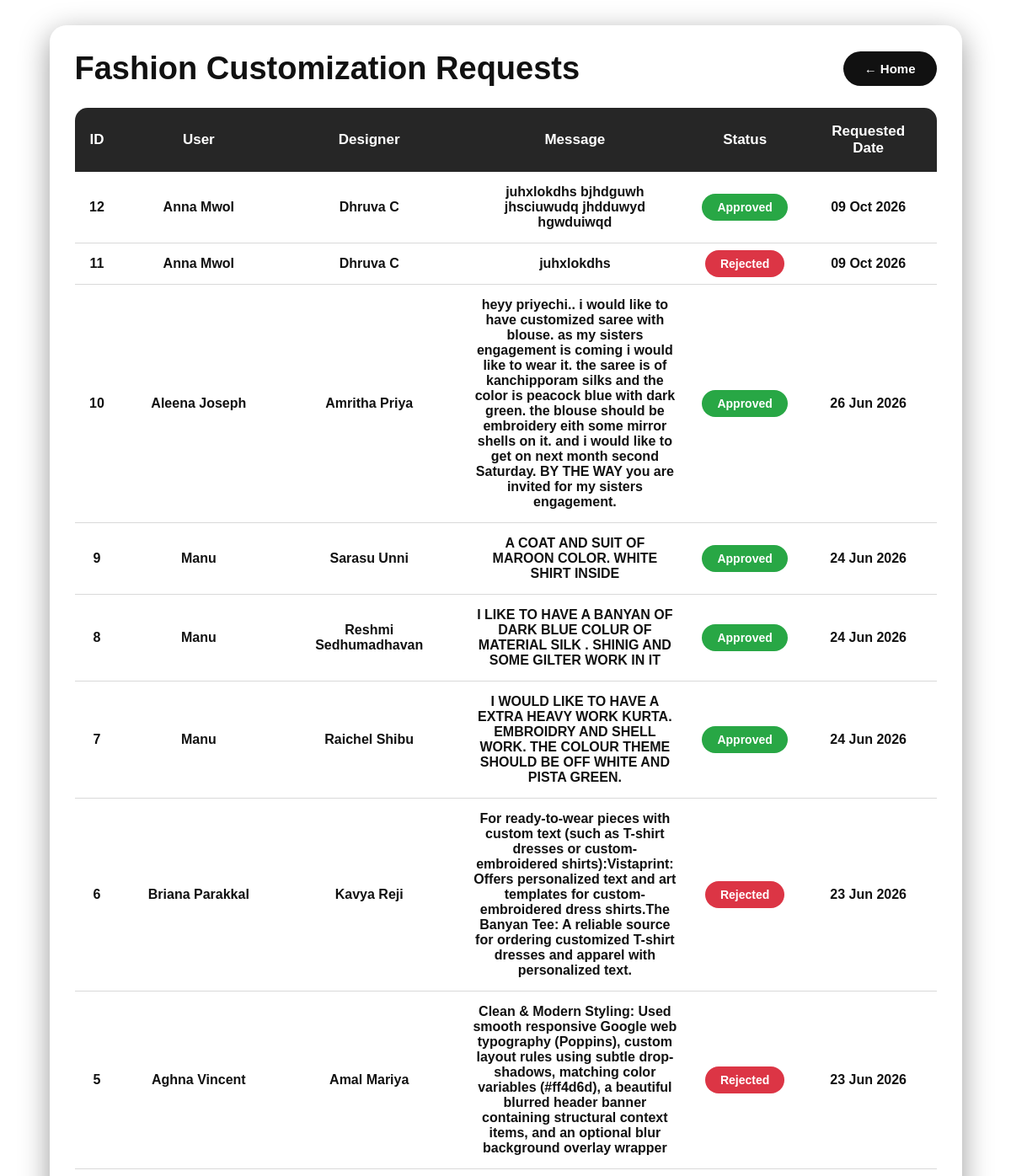
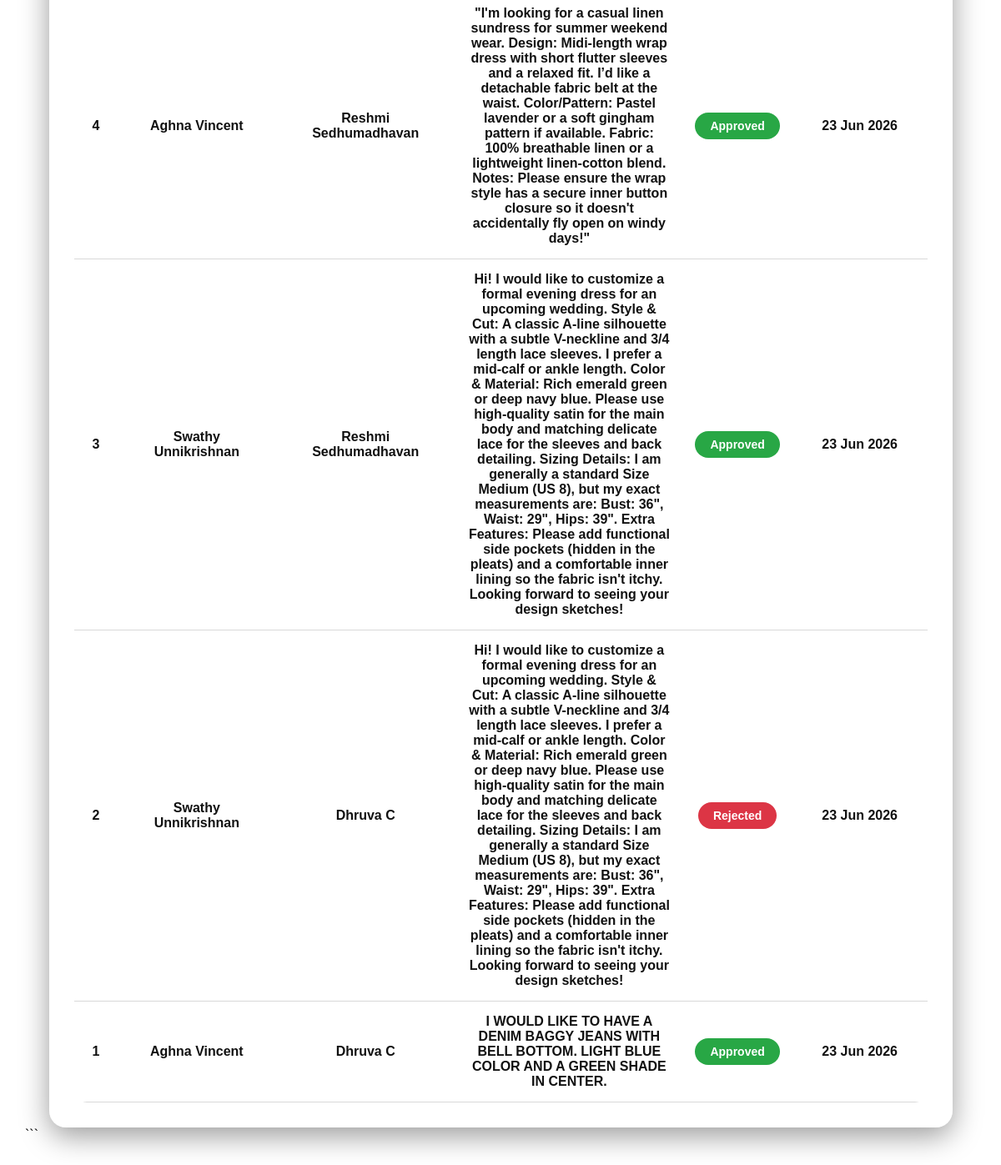
The page /customization_list_admin/ on the database its author committed (2 pictures, top to bottom).
### specksapp/models.py (models this page shows)
class Customization(models.Model):
    user = models.ForeignKey(Register,on_delete=models.CASCADE)
    employee = models.ForeignKey(designer,on_delete=models.CASCADE)
    messege = models.TextField(null=True, blank=True)
    created_at = models.DateTimeField(auto_now_add=True)
    approved_at = models.BooleanField(default=False)
    rejected_at = models.BooleanField(default=False)

class Register(models.Model):
    name = models.CharField(max_length=25,null=True,blank=True)
    address = models.CharField(max_length=50,null=True,blank=True)
    Gender_choices =[
        ('M','male'),
        ('F','female'),
        ('O','other')
    ]
    gender = models.CharField(max_length=8,choices=Gender_choices,null=True,blank=True)
    phone = models.IntegerField(null=True,blank=True)
    email = models.EmailField(max_length=100,unique=True)
    password = models.CharField(max_length=25,null=True,blank=True)
    image = models.FileField(upload_to='images/',null=True,blank=True)

class designer(models.Model):
    name = models.CharField(max_length=25,null=True,blank=True)
    age = models.IntegerField(null=True,blank=True)
    qualification = models.CharField(max_length=25,null=True,blank=True)
    Gender_choices =[
        ('M','male'),
        ('F','female'),
        ('O','other')
    ]
    gender = models.CharField(max_length=8,choices=Gender_choices,null=True,blank=True)
    phone = models.IntegerField(null=True,blank=True)
    email = models.EmailField(max_length=100,unique=True,null=True,blank=True)
    password = models.CharField(max_length=25,null=True,blank=True)
    user = models.ForeignKey(shopowner_register,on_delete=models.CASCADE,null=True,blank=True)

### specksapp/views.py (the view)
# urls.py: path('customization_list_admin/',views.customization_list_admin,name='customization_list_admin'),
def customization_list_admin(request):
    customize = models.Customization.objects.all().order_by('-created_at')
    return render(
        request,
        'customization_list_admin.html',
        {'customize': customize}
    )

### specksapp/templates/customization_list_admin.html (shortened to what this page needs)
<!DOCTYPE html>
<html lang="en">
<head>
</head>
<body>
<div class="container">
    <div class="header">
        <h1 class="title">
            Fashion Customization Requests
        </h1>
        <a href="{% url 'adminhome' %}" class="back-btn">
            ←  Home
        </a>
    </div>
    <table>
        <thead>
            <tr>
                <th>ID</th>
                <th>User</th>
                <th>Designer</th>
                <th>Message</th>
                <th>Status</th>
                <th>Requested Date</th>
            </tr>
        </thead>
        <tbody>
            {% for i in customize %}
            <tr>
                <td>{{ i.id }}</td>
                <td>{{ i.user.name }}</td>
                <td>{{ i.employee.name }}</td>
                <td class="message-box">
                    {{ i.messege }}
                </td>
                <td>
                    {% if i.approved_at %}
                        <span class="approved">Approved</span>
                    {% elif i.rejected_at %}
                        <span class="rejected">Rejected</span>
                    {% else %}
                        <span class="pending">Pending</span>
                    {% endif %}
                </td>
                <td>
                    {{ i.created_at|date:"d M Y" }}
                </td>
            </tr>
            {% empty %}
            <tr>
                <td colspan="6" class="empty">
                    No Customization Requests Found
                </td>
            </tr>
            {% endfor %}
        </tbody>
    </table>
</div>
</body>
</html>

### specksapp/templates/customization_list_admin.html (style rules this page uses)
* { margin:0; padding:0; box-sizing:border-box; font-family:'Poppins',sans-serif; }
body { min-height:100vh; background:url('https://images.unsplash.com/photo-1445205170230-053b83016050?w=1600') no-repeat center center/cover; padding:30px; }
.container { width:95%; max-width:1400px; margin:auto; background:rgba(255,255,255,0.30); backdrop-filter:blur(18px); border-radius:20px; padding:30px; box-shadow:0 10px 35px rgba(0,0,0,0.4); }
.header { display:flex; justify-content:space-between; align-items:center; margin-bottom:25px; flex-wrap:wrap; gap:15px; }
.title { color:#111; font-size:38px; font-weight:800; text-shadow:1px 1px 4px rgba(255,255,255,0.8); }
.back-btn { text-decoration:none; background:#111; color:white; padding:12px 25px; border-radius:30px; font-size:15px; font-weight:700; transition:.3s; }
table { width:100%; border-collapse:collapse; overflow:hidden; border-radius:15px; }
thead { background:rgba(0,0,0,0.85); }
thead th { color:white; padding:18px; font-size:17px; font-weight:700; }
tbody tr { background:rgba(255,255,255,0.75); transition:0.3s; }
tbody td { color:#111; font-weight:700; padding:15px; text-align:center; border-bottom:1px solid rgba(0,0,0,0.15); }
.message-box { max-width:280px; word-wrap:break-word; font-weight:700; }
.approved { background:#28a745; color:white; padding:8px 18px; border-radius:20px; font-size:14px; font-weight:700; }
.rejected { background:#dc3545; color:white; padding:8px 18px; border-radius:20px; font-size:14px; font-weight:700; }

### rows shown on the page
Customization: id "12", user.name "Anna Mwol", employee.name "Dhruva C", messege "juhxlokdhs bjhdguwh jhsciuwudq jhdduwyd hgwduiwqd", approved_at "Approved", created_at "09 Oct 2026"
Customization: id "11", user.name "Anna Mwol", employee.name "Dhruva C", messege "juhxlokdhs", approved_at "Rejected", created_at "09 Oct 2026"
Customization: id "10", user.name "Aleena Joseph", employee.name "Amritha Priya", messege "heyy priyechi.. i would like to have customized saree with blouse. as my sisters engagement is coming i would like to wear it. the saree is of kanchipporam silks and the color is peacock blue with dark green. the blouse should be embroidery eith some mirror shells on it. and i would like to get on next month second Saturday. BY THE WAY you are invited for my sisters engagement.", approved_at "Approved", created_at "26 Jun 2026"
Customization: id "9", user.name "Manu", employee.name "Sarasu Unni", messege "A COAT AND SUIT OF MAROON COLOR. WHITE SHIRT INSIDE", approved_at "Approved", created_at "24 Jun 2026"
Customization: id "8", user.name "Manu", employee.name "Reshmi Sedhumadhavan", messege "I LIKE TO HAVE A BANYAN OF DARK BLUE COLUR OF MATERIAL SILK . SHINIG AND SOME GILTER WORK IN IT", approved_at "Approved", created_at "24 Jun 2026"
Customization: id "7", user.name "Manu", employee.name "Raichel Shibu", messege "I WOULD LIKE TO HAVE A EXTRA HEAVY WORK KURTA. EMBROIDRY AND SHELL WORK. THE COLOUR THEME SHOULD BE OFF WHITE AND PISTA GREEN.", approved_at "Approved", created_at "24 Jun 2026"
Customization: id "6", user.name "Briana Parakkal", employee.name "Kavya Reji", messege "For ready-to-wear pieces with custom text (such as T-shirt dresses or custom-embroidered shirts):Vistaprint: Offers personalized text and art templates for custom-embroidered dress shirts.The Banyan Tee: A reliable source for ordering customized T-shirt dresses and apparel with personalized text.", approved_at "Rejected", created_at "23 Jun 2026"
Customization: id "5", user.name "Aghna Vincent", employee.name "Amal Mariya", messege "Clean & Modern Styling: Used smooth responsive Google web typography (Poppins), custom layout rules using subtle drop-shadows, matching color variables (#ff4d6d), a beautiful blurred header banner containing structural context items, and an optional blur background overlay wrapper", approved_at "Rejected", created_at "23 Jun 2026"
Customization: id "4", user.name "Aghna Vincent", employee.name "Reshmi Sedhumadhavan", messege "\"I'm looking for a casual linen sundress for summer weekend wear. Design: Midi-length wrap dress with short flutter sleeves and a relaxed fit. I’d like a detachable fabric belt at the waist. Color/Pattern: Pastel lavender or a soft gingham pattern if available. Fabric: 100% breathable linen or a lightweight linen-cotton blend. Notes: Please ensure the wrap style has a secure inner button closure so it doesn't accidentally fly open on windy days!\"", approved_at "Approved", created_at "23 Jun 2026"
Customization: id "3", user.name "Swathy Unnikrishnan", employee.name "Reshmi Sedhumadhavan", messege "Hi! I would like to customize a formal evening dress for an upcoming wedding. Style & Cut: A classic A-line silhouette with a subtle V-neckline and 3/4 length lace sleeves. I prefer a mid-calf or ankle length. Color & Material: Rich emerald green or deep navy blue. Please use high-quality satin for the main body and matching delicate lace for the sleeves and back detailing. Sizing Details: I am generally a standard Size Medium (US 8), but my exact measurements are: Bust: 36\", Waist: 29\", Hips: 39\". Extra Features: Please add functional side pockets (hidden in the pleats) and a comfortable inner lining so the fabric isn't itchy. Looking forward to seeing your design sketches!", approved_at "Approved", created_at "23 Jun 2026"
Customization: id "2", user.name "Swathy Unnikrishnan", employee.name "Dhruva C", messege "Hi! I would like to customize a formal evening dress for an upcoming wedding. Style & Cut: A classic A-line silhouette with a subtle V-neckline and 3/4 length lace sleeves. I prefer a mid-calf or ankle length. Color & Material: Rich emerald green or deep navy blue. Please use high-quality satin for the main body and matching delicate lace for the sleeves and back detailing. Sizing Details: I am generally a standard Size Medium (US 8), but my exact measurements are: Bust: 36\", Waist: 29\", Hips: 39\". Extra Features: Please add functional side pockets (hidden in the pleats) and a comfortable inner lining so the fabric isn't itchy. Looking forward to seeing your design sketches!", approved_at "Rejected", created_at "23 Jun 2026"
Customization: id "1", user.name "Aghna Vincent", employee.name "Dhruva C", messege "I WOULD LIKE TO HAVE A DENIM BAGGY JEANS WITH BELL BOTTOM. LIGHT BLUE COLOR AND A GREEN SHADE IN CENTER.", approved_at "Approved", created_at "23 Jun 2026"
